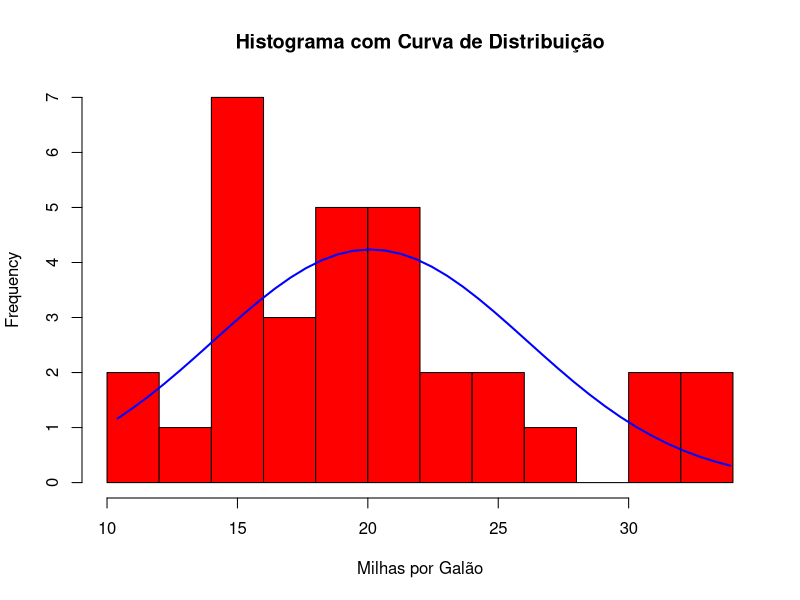
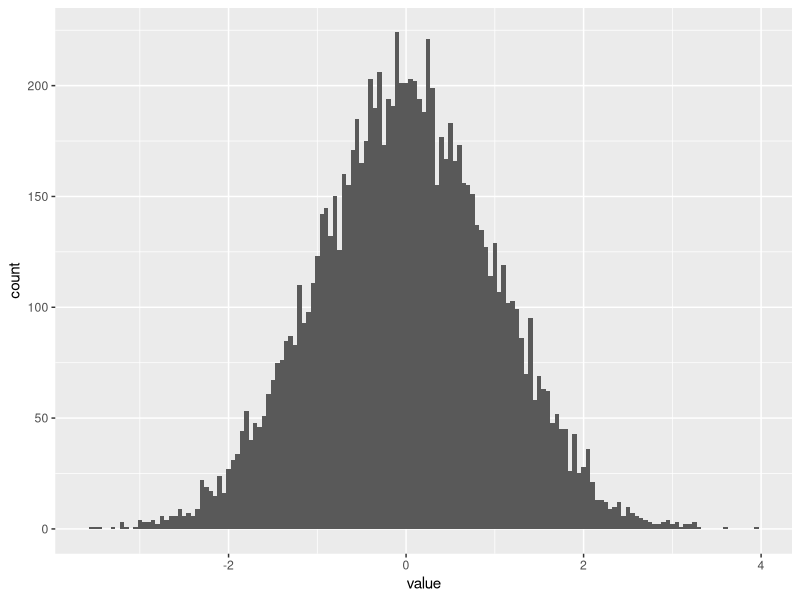
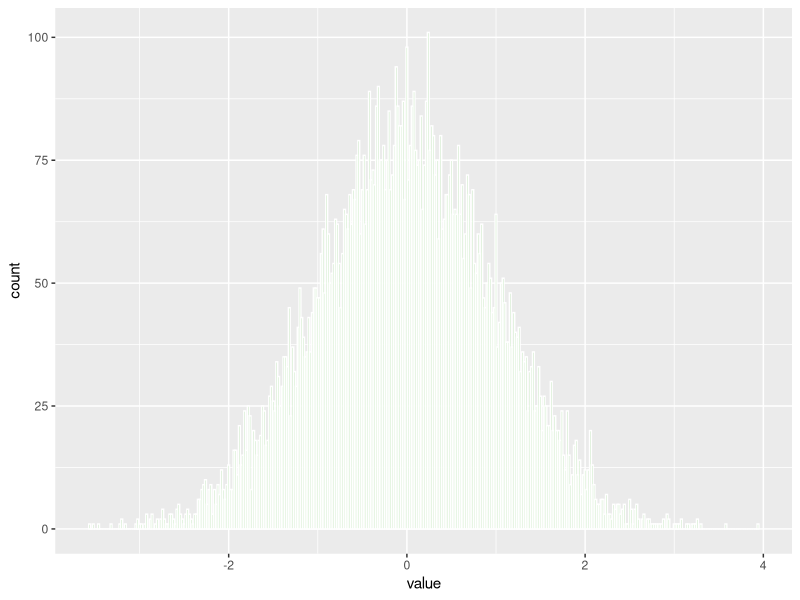
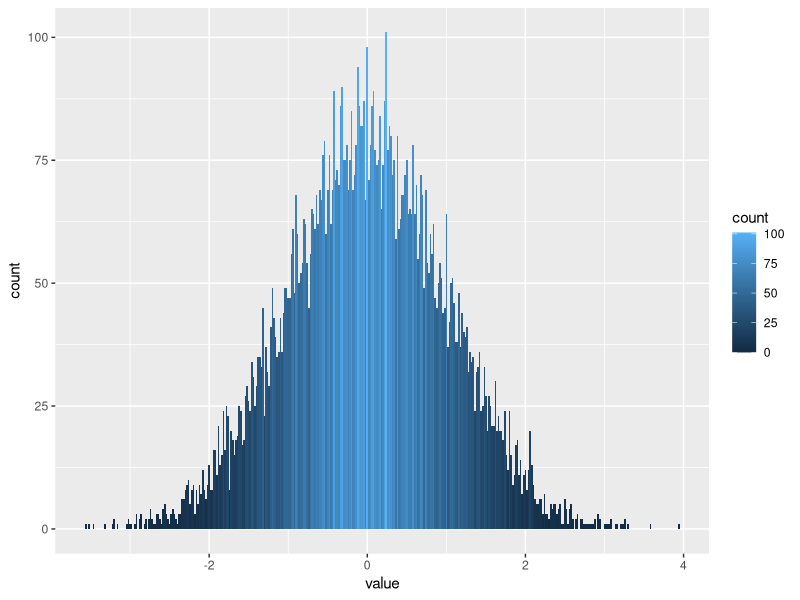

Write the R code that produced these figures, in order.
# Parte 5.8

#setwd("D:/Estudo/Tecnologias/BI/PowerBI/Cap12/R/DS-ini")
#getwd()


x <- mtcars$mpg

# Criando Histograma
?hist
h <- hist(x
          , breaks = 10
          , col = "red"
          , xlab = "Milhas por Galão"
          , main = "Histograma com Curva de Distribuição")

# Custom o Histograma
xfit <- seq(min(x), max(x), length = 40)
yfit <- dnorm(xfit, mean = mean(x), sd = sd(x))
yfit <- yfit*diff(h$mids[1:2]*length(x))
lines(xfit, yfit, col = "blue", lwd=2)

# Usando ggplot
library(ggplot2)

dados = data.frame(value = rnorm(10000))
View(dados)

# Tamanho das colunas
ggplot(dados, aes(x=value))+
  geom_histogram(binwidth = 0.05)


# Cor única
ggplot(dados, aes(x=value))+
  geom_histogram(binwidth = 0.02, color="white", fill=rgb(0.2, 0.7, 0.1, 0.4))

# Cor proporcional
ggplot(dados, aes(x=value))+
  geom_histogram(binwidth = 0.02, aes(fill = ..count..))

